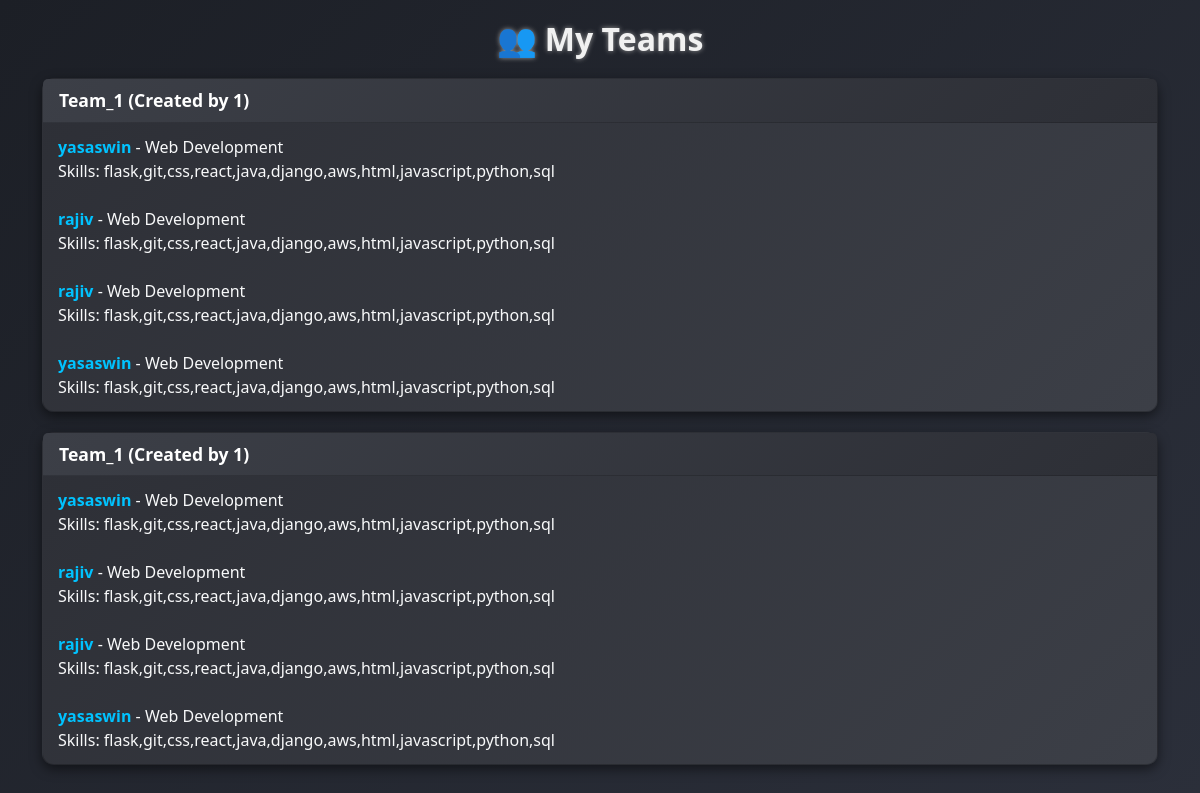
The page /teams (signed in) on the database its author committed.
### tables this page shows
CREATE TABLE teams (
            id INTEGER PRIMARY KEY AUTOINCREMENT,
            name TEXT,
            created_by INTEGER,
            FOREIGN KEY(created_by) REFERENCES users(id)
        );

CREATE TABLE users (
            id INTEGER PRIMARY KEY AUTOINCREMENT,
            username TEXT UNIQUE NOT NULL,
            email TEXT UNIQUE NOT NULL,
            password TEXT NOT NULL,
            fullname TEXT,
            contact TEXT,
            resume TEXT,
            skills TEXT,
            domain TEXT
        );

### app.py (the view)
@app.route("/teams")
def teams():
    if "user_id" not in session:
        return redirect(url_for("login"))
    conn = get_db_connection()
    cursor = conn.cursor()
    cursor.execute("""
        SELECT t.id, t.name, t.created_by
        FROM teams t
        JOIN team_members tm ON t.id = tm.team_id
        WHERE tm.user_id=?
    """, (session["user_id"],))
    teams_list = cursor.fetchall()
    team_data = []
    for t in teams_list:
        cursor.execute("""
            SELECT u.id, u.username, u.fullname, u.skills, u.domain
            FROM users u
            JOIN team_members tm ON u.id = tm.user_id
            WHERE tm.team_id=?
        """, (t["id"],))
        members = cursor.fetchall()
        team_data.append({"team": t, "members": members})
    conn.close()
    return render_template("teams.html", team_data=team_data)

### app.py (called while the page is built)
def get_db_connection():
    conn = sqlite3.connect("users.db")
    conn.row_factory = sqlite3.Row
    return conn

### templates/teams.html (shortened to what this page needs)
<!DOCTYPE html>
<html lang="en">
<head>
  <link href="https://cdn.jsdelivr.net/npm/bootstrap@5.3.2/dist/css/bootstrap.min.css" rel="stylesheet">
</head>
<body>
  <div class="container">
    <h2>👥 My Teams</h2>
    {% for t in team_data %}
      <div class="card">
        <div class="card-header">
          {{ t.team.name }} (Created by {{ t.team.created_by }})
        </div>
        <ul class="list-group list-group-flush">
          {% for m in t.members %}
            <li class="list-group-item">
              <b>{{ m.username }}</b> - {{ m.domain }} <br>
              Skills: {{ m.skills }}
            </li>
          {% endfor %}
        </ul>
      </div>
    {% else %}
      <p class="text-muted">You are not part of any team yet.</p>
    {% endfor %}
  </div>
</body>
</html>

### templates/teams.html (style rules this page uses)
body { background: linear-gradient(135deg, #1c1f26, #2b2f3a); color: #f8f9fa; min-height: 100vh; padding-top: 20px; }
h2 { text-align: center; margin-bottom: 20px; font-weight: bold; color: #f1f1f1; text-shadow: 0px 0px 5px #999; }
.card { border-radius: 12px; background: linear-gradient(135deg, #2d2f36, #3c3f47); box-shadow: 0 4px 12px rgba(0, 0, 0, 0.5); margin-bottom: 20px; }
.card-header { font-size: 1.1rem; font-weight: bold; background: linear-gradient(135deg, #3c3f47, #2d2f36); color: #fff; border-top-left-radius: 12px; border-top-right-radius: 12px; }
.list-group-item { background: transparent; border: none; color: #f8f9fa; padding: 12px 15px; }
.list-group-item b { color: #00c3ff; }

### rows shown on the page
teams: team.name "Team_1" "Team_1", team.created_by "1" "1"
users: username "yasaswin", domain "Web Development", skills "flask,git,css,react,java,django,aws,html,javascript,python,sql"
users: username "rajiv", domain "Web Development", skills "flask,git,css,react,java,django,aws,html,javascript,python,sql"
